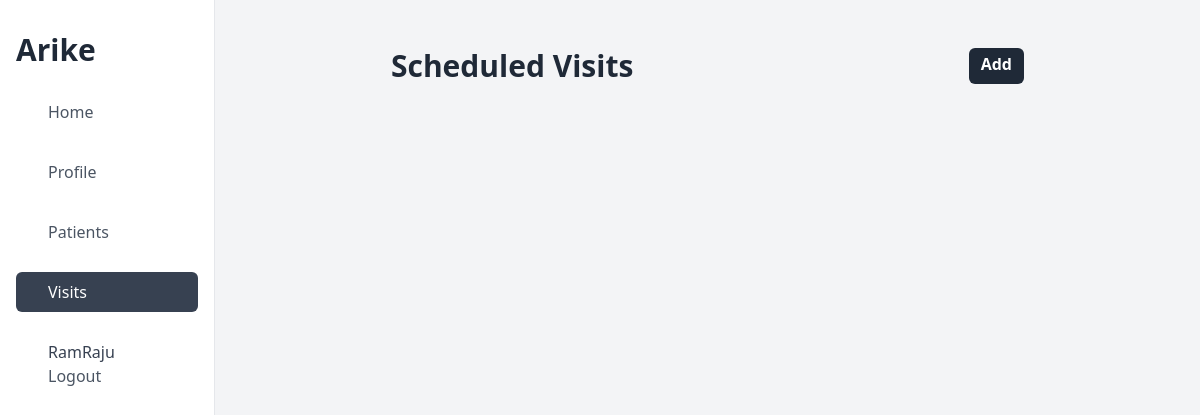
The page /list/visitschedule (signed in) on the database as committed earlier.
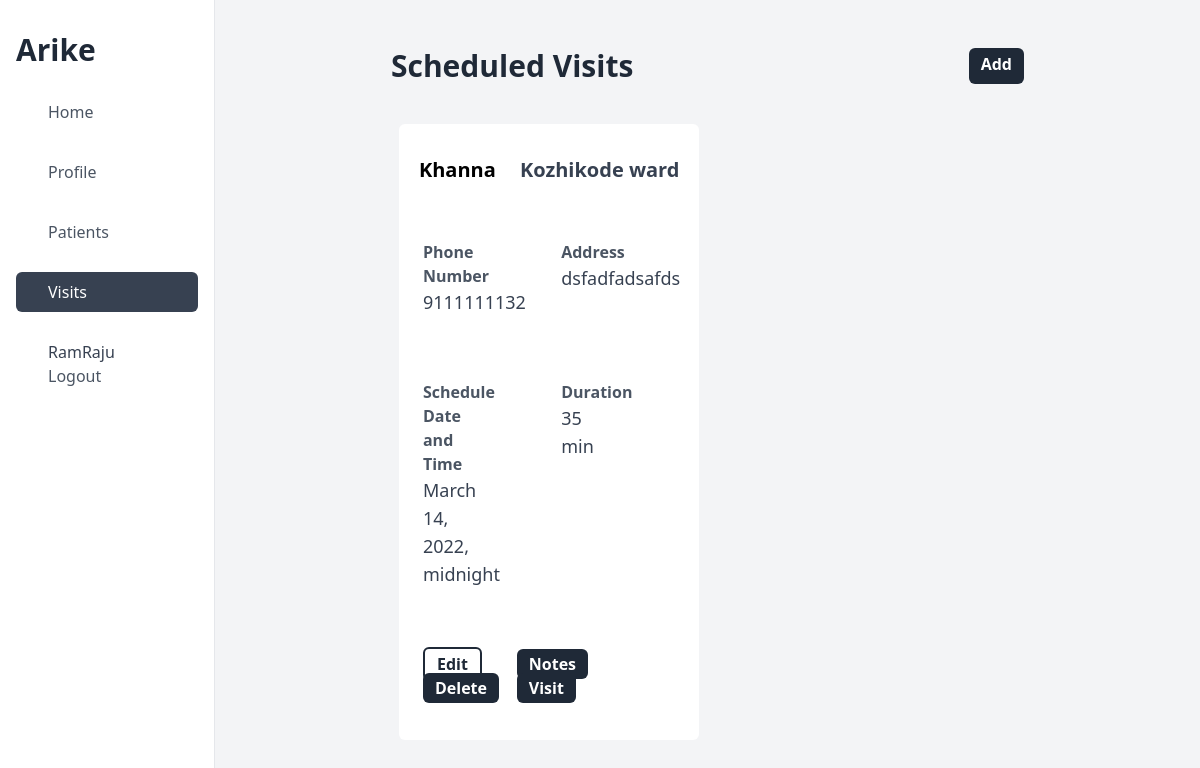
The same page on the database as committed later.
### apps/models.py (models this page shows)
class VisitSchedule(models.Model):
    date_time = models.DateTimeField()
    duration = models.CharField(max_length=35)
    patient = models.ForeignKey(Patient, on_delete=models.PROTECT, null=True)
    nurse = models.ForeignKey(CustomUser, on_delete=models.PROTECT, null=True)
    cancelled = models.BooleanField(default=False, null=True)
    completed = models.BooleanField(default=False, null=True)
    created_at = models.DateTimeField(auto_now_add=True)
    updated_at = models.DateTimeField(auto_now=True)
    deleted = models.BooleanField(default=False)

class Patient(models.Model):
    full_name = models.CharField(max_length=150)
    date_of_birth = models.DateField()
    address = models.TextField(default="")
    landmark = models.CharField(max_length=100)
    phone = models.CharField(max_length=14, validators=[phone_number_regex])
    gender = models.CharField(max_length=20, choices=GENDER_CHOICES)
    emergency_phone_number = models.CharField(
        max_length=14, validators=[phone_number_regex]
    )
    expired_time = models.DateTimeField(blank=True, null=True)
    ward = models.ForeignKey(Ward, on_delete=models.PROTECT)
    facility = models.ForeignKey(Facility, on_delete=models.PROTECT, null=True)
    nurse = models.ForeignKey(
        CustomUser, blank=False, on_delete=models.PROTECT, null=True
    )
    created_at = models.DateTimeField(auto_now_add=True)
    updated_at = models.DateTimeField(auto_now=True)
    deleted = models.BooleanField(default=False)
    def __str__(self):
        return self.full_name

class Ward(models.Model):
    name = models.CharField(max_length=30)
    number = models.CharField(max_length=30)
    lsg = models.ForeignKey(Lsgbody, on_delete=models.PROTECT)
    created_at = models.DateTimeField(auto_now_add=True)
    updated_at = models.DateTimeField(auto_now=True)
    deleted = models.BooleanField(default=False)
    def __str__(self):
        return self.name

### apps/views.py (the view)
# urls.py: path("list/visitschedule", VisitScheduleListView.as_view()),
class VisitScheduleListView(LoginRequiredMixin, UserPermissionMixin, ListView):
    permission_required = "District Admin", "Primary Nurse", "Secondary Nurse"
    model = VisitSchedule
    template_name = "VisitSchedule/list.html"
    context_object_name = "objects"
    def get_queryset(self):
        objects = VisitSchedule.objects.filter(
            deleted=False, nurse=self.request.user, completed=False
        ).order_by("-updated_at")
        return objects

### apps/Mixin.py (called while the page is built)
    def has_permission(self):
        perms = self.get_permission_required()
        if self.request.user.role in perms:
            return True
        else:
            return False

### templates/VisitSchedule/list.html
{% extends "base_dashboard.html" %}
{% block content %}
    <div class="flex justify-between  my-8">
        <h1 class="text-3xl font-bold text-gray-800">Scheduled Visits</h1>
        <a class="bg-gray-800 text-white font-bold text-1xl px-3 py-1 rounded-md text-center" href="/create/visitschedule">Add</a>
    </div>
    <div class="grid grid-cols-2 ">
        {% for object in objects %}
        <div class="px-3 py-2 bg-white m-2 rounded-md ">
            <div class="flex justify-between my-6">
                <p class="font-semibold text-xl px-2">{{ object.patient }}</p>
                <p class="font-semibold text-xl px-2 text-gray-700">{{ object.patient.ward }}</p>
            </div>
            <div class="grid grid-cols-2 ">
                <div class="pr-12 pl-3 py-2 mr-8 my-6">
                    <p class="text-gray-600 font-bold text-md">Phone Number</p>
                    <p class="text-gray-700 font-regular text-lg">{{ object.patient.phone }}</p>
                </div>
                <div class="pr-12 pl-3 py-2 mr-8 my-6">
                    <p class="text-gray-600 font-bold text-md">Address</p>
                    <p class="text-gray-700 font-regular text-lg">{{ object.patient.address }}</p>
                </div>
                <div class="pr-12 pl-3 py-2 mr-8 my-6">
                    <p class="text-gray-600 font-bold text-md">Schedule Date and Time</p>
                    <p class="text-gray-700 font-regular text-lg">{{ object.date_time}}</p>
                </div>
                <div class="pr-12 pl-3 py-2 mr-8 my-6">
                    <p class="text-gray-600 font-bold text-md">Duration</p>
                    <p class="text-gray-700 font-regular text-lg">{{ object.duration}}</p>
                </div>
            </div>
            <div class="pr-12 pl-3 py-2 mr-8 my-6 flex justify-between">
                <div>
                    <a class="bg-white text-gray-800 font-bold text-1xl px-3 py-1 rounded-md text-center border-2 border-gray-800" href="/update/visitschedule/{{ object.id }}">Edit</a>
                    <a class="bg-gray-800 text-white font-bold text-1xl px-3 py-1 rounded-md text-center" href="/delete/visitschedule/{{ object.id }}">Delete</a>
                </div>
                <div >
                    <a class="bg-gray-800 text-white font-bold text-1xl px-3 py-1 rounded-md text-center" href="/list/visittreatmentnotes/{{ object.id }}">Notes</a>
                    <a class="bg-gray-800 text-white font-bold text-1xl px-3 py-1 rounded-md text-center" href="/list/visitdetails/{{ object.id }}">Visit</a>
                </div>
            </div>
        </div>
        {% endfor %}
    </div>
{% endblock content %}

Rows that differ between the two databases and show on the page:
added VisitSchedule: patient "Khanna", patient.ward "Kozhikode ward", patient.phone "9111111132", patient.address "dsfadfadsafds", date_time "March 14, 2022, midnight", duration "35 min"
